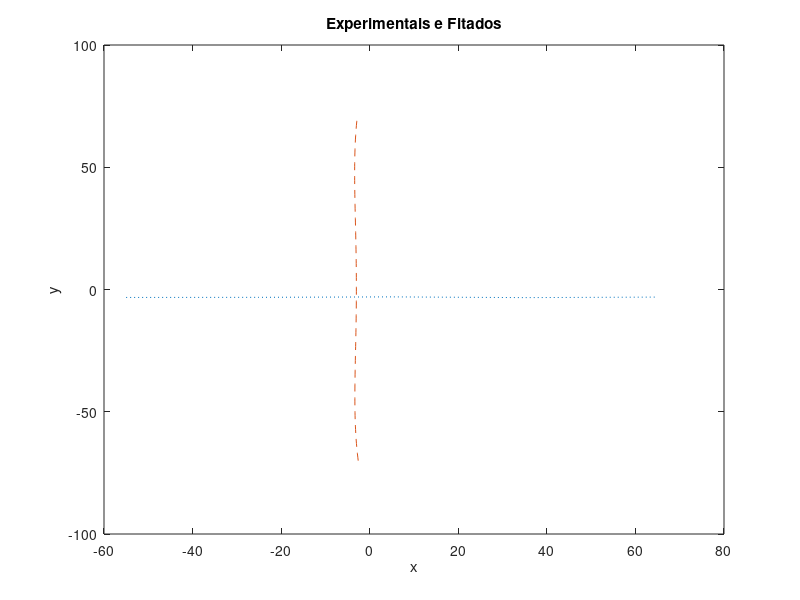

Recreate this plot in MATLAB.
x = [-55 -25 5 35 65];
y = [-3.25 -3.2 -3.02 -3.32 -3.1];

% a) Save 
save('data.mat', 'y','x');

% b) Find relation
c = polyfit(x, y, 4);

% c) Evaluate for some values
p = linspace(-70, 70, 100);
v = polyval(c, p);

% d) Plot
chart = plot(x, y, ':',  v, p, '--');
title('Experimentais e Fitados');
xlabel('x');
ylabel('y');
saveas(gcf, 'plot.png');

